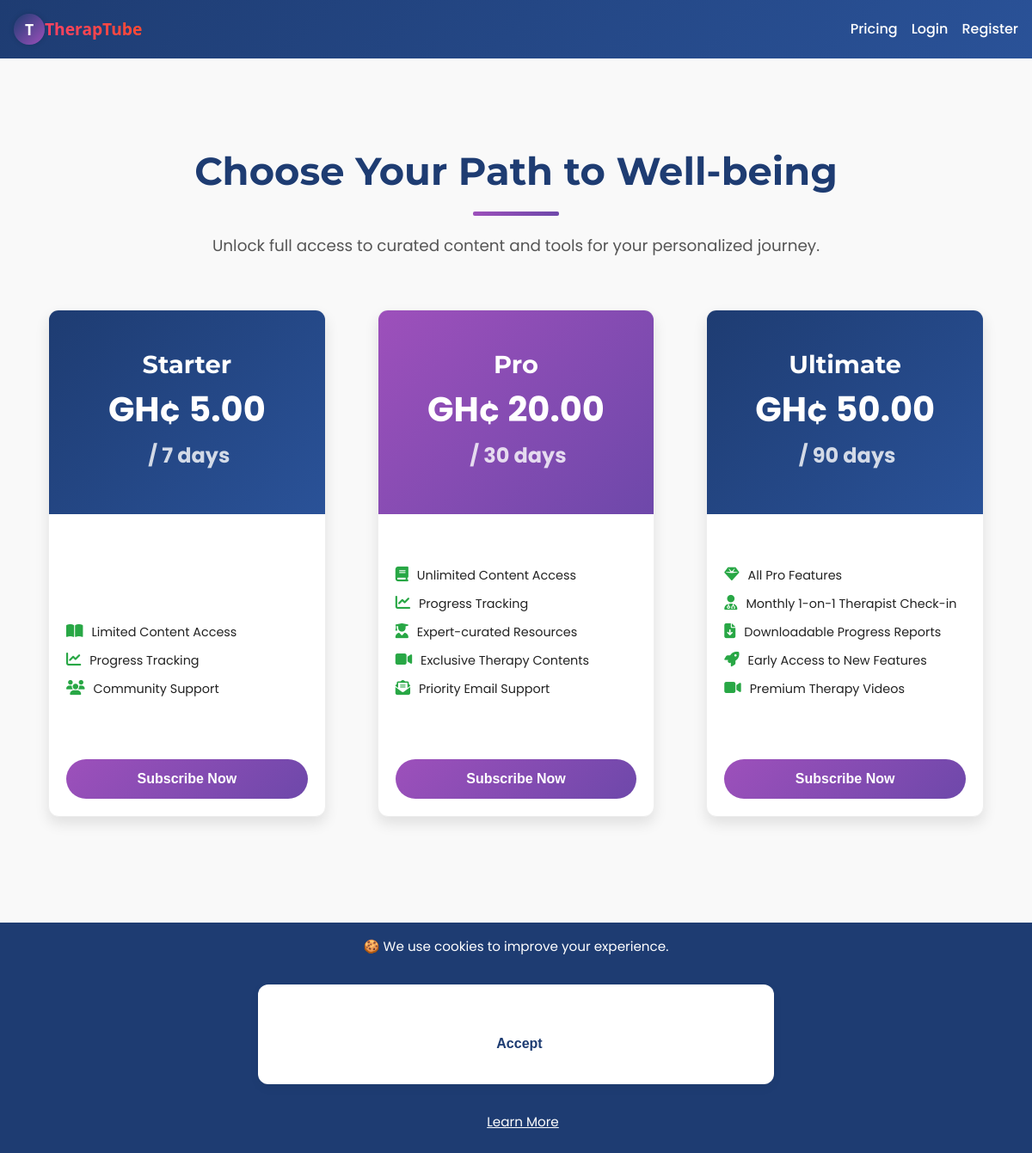
Before: /pricing with the older database file.
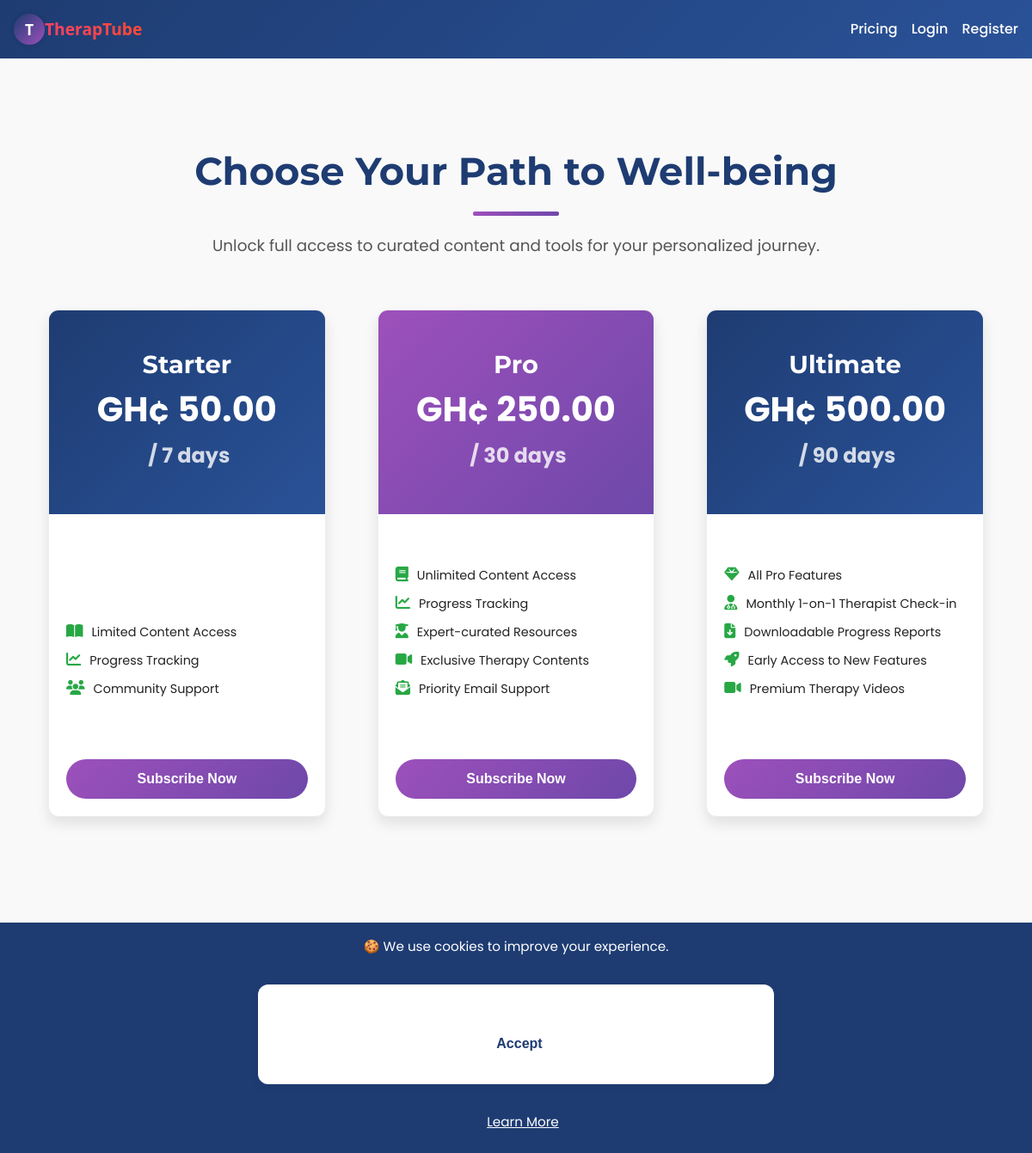
After: the same page with the newer database file.
### app.py (models this page shows)
class Plan(db.Model):
    id = db.Column(db.Integer, primary_key=True)
    name = db.Column(db.String(100), nullable=False)
    amount_pesewas = db.Column(db.Integer, nullable=False)  # 1000 = GHS 10
    interval_days = db.Column(db.Integer, nullable=False, default=30)
    is_active = db.Column(db.Boolean, default=True)

### app.py (the view)
@app.route("/pricing")
def pricing():
    plans = Plan.query.filter_by(is_active=True).all()
    current_utc_year = datetime.now(timezone.utc).year
    return render_template("pricing.html",
                            plans=plans,
                            current_year=current_utc_year,
                            taxonomy=TAXONOMY,
                            pub_key=app.config["PAYSTACK_PUB_KEY"])

### app.py (called while the page is built)
@app.context_processor
def inject_global_data():
    has_sub = False
    if current_user.is_authenticated:
        has_sub = has_active_subscription(current_user)
    return {
        'app_version': APP_VERSION,  # Assuming APP_VERSION is defined globally or from config
        'utc_now': datetime.now(timezone.utc),
        'has_active_subscription': has_active_subscription, # Make the function itself available
        'current_user': current_user, # Flask-Login usually injects this, but explicit is fine
        'user_has_active_subscription': has_sub # A boolean flag for simpler checks in templates
    }

### templates/pricing.html (shortened to what this page needs)
{% extends "base.html" %}
{% block content %}
<link rel="stylesheet" href="{{ url_for('static', filename='pricing_styles.css') }}">
<link rel="stylesheet" href="https://cdnjs.cloudflare.com/ajax/libs/font-awesome/6.5.0/css/all.min.css">
<section class="pricing-section">
    <h1 class="pricing-title">Choose Your Path to Well-being</h1>
    <p class="pricing-subtitle">Unlock full access to curated content and tools for your personalized journey.</p>
    <div class="plan-grid">
        {% for p in plans %}
            <div class="plan-card">
                <div class="plan-header">
                    <h3 class="plan-title">{{ p.name }}</h3>
                    <p class="plan-price">
                        <span>GH¢ {{ "%.2f"|format(p.amount_pesewas/100) }}</span>
                        <span class="plan-interval"> / {{ p.interval_days }} days</span>
                    </p>
                </div>
                <div class="plan-body">
                    <ul class="plan-features">
                        {% if p.name == "Starter" %}
                            <li><i class="fas fa-book-open"></i> Limited Content Access</li>
                            <li><i class="fas fa-chart-line"></i> Progress Tracking</li>
                            <li><i class="fas fa-users"></i> Community Support</li>
                        {% elif p.name == "Pro" %}
                            <li><i class="fas fa-book"></i> Unlimited Content Access</li>
                            <li><i class="fas fa-chart-line"></i> Progress Tracking</li>
                            <li><i class="fas fa-user-graduate"></i> Expert-curated Resources</li>
                            <li><i class="fas fa-video"></i> Exclusive Therapy Contents</li>
                            <li><i class="fas fa-envelope-open-text"></i> Priority Email Support</li>
                        {% elif p.name == "Ultimate" %}
                            <li><i class="fas fa-gem"></i> All Pro Features</li>
                            <li><i class="fas fa-user-md"></i> Monthly 1-on-1 Therapist Check-in</li>
                            <li><i class="fas fa-file-download"></i> Downloadable Progress Reports</li>
                            <li><i class="fas fa-rocket"></i> Early Access to New Features</li>
                            <li><i class="fas fa-video"></i> Premium Therapy Videos</li>
                        {% endif %}
                    </ul>
                </div>
                <div class="plan-footer">
                    <button
                        class="btn plan-subscribe-btn"
                        data-plan="{{ p.id }}"
                        data-amount="{{ p.amount_pesewas }}"
                        data-name="{{ p.name }}">
                        Subscribe Now
                    </button>
                </div>
            </div>
        {% endfor %}
    </div>
</section>
{% endblock %}

### templates/base.html (shortened to what this page needs)
<!doctype html>
<html lang="en">
<head>
    <link rel="stylesheet" href="{{ url_for('static', filename='style.css') }}">
    <link rel="stylesheet" href="https://cdnjs.cloudflare.com/ajax/libs/font-awesome/6.5.0/css/all.min.css">
</head>
<body>
    <nav class="navbar">
        <div class="nav-brand">
            {% if current_user.is_authenticated %}
                {% if current_user.role == 'client' %}
                    <a href="{{ url_for('client_dashboard') }}">
                        <div class="logo-circle animate-spin">
                            <span class="logo-text">T</span>
                        </div>
                        <span class="brand-text">TherapTube</span>
                    </a>
                {% elif current_user.role == 'therapist' %}
                    <a href="{{ url_for('therapist_dashboard') }}">
                        <div class="logo-circle animate-spin">
                            <span class="logo-text">T</span>
                        </div>
                        <span class="brand-text">TherapTube</span>
                    </a>
                {% else %}
                    <a href="{{ url_for('index') }}">
                        <div class="logo-circle animate-spin">
                            <span class="logo-text">T</span>
                        </div>
                        <span class="brand-text">TherapTube</span>
                    </a>
                {% endif %}
            {% else %}
                <a href="{{ url_for('index') }}">
                    <div class="logo-circle animate-spin">
                        <span class="logo-text">T</span>
                    </div>
                    <span class="brand-text">TherapTube</span>
                </a>
            {% endif %}
        </div>
        <div class="nav-links">
            <a href="{{ url_for('pricing') }}">Pricing</a>
            {% if current_user.is_authenticated %}
                <span class="user-greet">Hello, {{ current_user.username }}
                    {% if current_user.role == 'client' %}
                        {% if has_active_subscription(current_user) %}
                            <a href="{{ url_for('my_subscription') }}" class="sub-status active clickable-badge">
                                Subscribed
                            </a>
                        {% else %}
                            <a href="{{ url_for('my_subscription') }}" class="sub-status expired clickable-badge">
                                Expired
                            </a>
                            <a href="{{ url_for('pricing') }}" class="button subscribe-btn">Renew Plan</a>
                        {% endif %}
                    {% endif %}
                </span>
                {% if current_user.role == 'client' %}
                    <a href="{{ url_for('client_dashboard') }}">Dashboard</a>
                    {% if has_active_subscription(current_user) %}
                        <a href="{{ url_for('progress') }}">My Progress</a>
                        <a href="{{ url_for('recent') }}">Recently Watched</a>
                        <form action="{{ url_for('search') }}" method="get" class="search-form">
                            <input type="text" name="q" placeholder="Search…" value="{{ request.args.get('q','') }}">
                            <select name="condition" aria-label="Select a condition">
                                <option value="">Condition</option>
                                {% for c in taxonomy.conditions %}
                                    <option value="{{ c }}" {% if request.args.get('condition')==c %}selected{% endif %}>{{ c }}</option>
                                {% endfor %}
                            </select>
                            <select name="otpf_domain" aria-label="Select an OTPF domain">
                                <option value="">Domain</option>
                                {% for d in taxonomy.otpf_domains %}
                                    <option value="{{ d }}" {% if request.args.get('otpf_domain')==d %}selected{% endif %}>{{ d }}</option>
                                {% endfor %}
                            </select>
                            <button type="submit" class="search-btn">🔍</button>
                        </form>
                    {% endif %}
                {% elif current_user.role == 'therapist' %}
                    <a href="{{ url_for('therapist_dashboard') }}">Dashboard</a>
                    <a href="{{ url_for('upload') }}">Upload</a>
                    <form action="{{ url_for('search') }}" method="get" class="search-form">
                        <input type="text" name="q" placeholder="Search…" value="{{ request.args.get('q','') }}">
                        <select name="condition" aria-label="Select a condition">
                            <option value="">Condition</option>
                            {% for c in taxonomy.target_condition %}
                                <option value="{{ c }}" {% if request.args.get('condition')==c %}selected{% endif %}>{{ c }}</option>
                            {% endfor %}
                        </select>
                        <select name="otpf_domain" aria-label="Select an OTPF domain">
                            <option value="">Domain</option>
                            {% for d in taxonomy.otpf_domain %}
                                <option value="{{ d }}" {% if request.args.get('otpf_domain')==d %}selected{% endif %}>{{ d }}</option>
                            {% endfor %}
                        </select>
                        <button type="submit" class="search-btn">🔍</button>
                    </form>
                    <a href="{{ url_for('admin_dashboard') }}">Admin Panel</a>
                {% endif %}
                <a href="{{ url_for('logout') }}">Logout</a>
            {% else %}
                <a href="{{ url_for('login') }}">Login</a>
                <a href="{{ url_for('register') }}">Register</a>
            {% endif %}
        </div>
    </nav>
    <div class="container">
        {% block content %}{% endblock %}
    </div>
    <footer class="footer sticky-footer">
        <div class="footer-top">
            <span>&copy; {{ current_year }} TherapTube</span>
            <span>Version {{ app_version }}</span>
            <span>Designed by Atom De Legend</span>
            <span>
                <a href="mailto:info@example.com">Contact</a> |
                <a href="{{ url_for('privacy') }}">Privacy</a> |
                <a href="{{ url_for('terms') }}">Terms</a> |
                <a href="{{ url_for('cookies') }}">Cookies</a> |
                <a href="{{ url_for('about') }}">About</a>
            </span>
        </div>
    </footer>
    {% if not request.cookies.get('cookies_accepted') %}
        <div id="cookie-banner" class="cookie-banner">
            🍪 We use cookies to improve your experience.
            <form method="post" action="{{ url_for('accept_cookies') }}" class="cookie-inline-form">
                <button type="submit">Accept</button>
            </form>
            <a href="{{ url_for('cookies') }}">Learn More</a>
        </div>
    {% endif %}
</body>

### static/style.css (style rules this page uses)
:root { --color-primary: #1e3c72; --color-primary-light: #2a5298; --color-accent: #9d50bb; --color-accent-dark: #6e48aa; --color-bg: #f9f9f9; --color-text: #222; --color-white: #fff; --gradient-primary: linear-gradient(135deg, var(--color-primary), var(--color-primary-light)); --gradient-accent: linear-gradient(135deg, var(--color-accent), var(--color-accent-dark)); }
* { margin: 0; padding: 0; box-sizing: border-box; }
body { font-family: 'Segoe UI', sans-serif; background: var(--color-bg); color: var(--color-text); line-height: 1.6; }
a { text-decoration: none; color: var(--color-primary); transition: 0.3s ease; }
.container { max-width: 1200px; margin: auto; padding: 1rem; }
.navbar { background: var(--gradient-primary); padding: 1rem; display: flex; flex-wrap: wrap; align-items: center; justify-content: space-between; position: sticky; top: 0; z-index: 1000; }
.nav-brand { display: flex; align-items: center; gap: 0.5rem; }
.nav-brand a { display: flex; align-items: center; text-decoration: none; color: var(--color-primary); font-size: 1.4rem; font-weight: bold; }
.logo-circle { width: 36px; height: 36px; background: linear-gradient(135deg, var(--color-primary), var(--color-accent)); border-radius: 50%; display: flex; justify-content: center; align-items: center; box-shadow: 0 0 6px rgba(0,0,0,0.15); }
.logo-text { color: #fff; font-weight: bold; font-size: 1.1rem; font-family: 'Segoe UI', sans-serif; }
.animate-spin { animation: slowSpin 6s linear infinite; }
.brand-text { font-weight: bold; font-size: 1.2rem; background: linear-gradient(45deg, #ff416c, #ff4b2b); -webkit-background-clip: text; background-clip: text; -webkit-text-fill-color: transparent; font-family: 'Segoe UI', sans-serif; }
.nav-links { display: flex; flex-wrap: wrap; gap: 1rem; align-items: center; }
.nav-links a, .user-greet { color: var(--color-white); font-weight: 500; }
.footer { background: var(--gradient-accent); color: var(--color-white); text-align: center; padding: 1rem 0; margin-top: 2rem; }
.footer-top span { display: block; margin: 0.3rem 0; }
.footer-top a { color: var(--color-white); font-weight: 500; }
.container { padding-bottom: 120px; }
form { background: var(--color-white); max-width: 600px; margin: 2rem auto; padding: 2rem; border-radius: 12px; box-shadow: 0 4px 12px rgba(0,0,0,0.05); display: flex; flex-direction: column; gap: 1.25rem; }
button[type="submit"] { background: var(--gradient-primary); color: var(--color-white); padding: 0.75rem 1.5rem; border: none; border-radius: 8px; font-weight: bold; font-size: 1rem; cursor: pointer; transition: background 0.3s ease; }
.cookie-banner { position: fixed; bottom: 0; left: 0; width: 100%; height: 20%; background: var(--color-primary); color: #fff; padding: 1rem; text-align: center; z-index: 9999; font-size: 0.95rem; }
.cookie-banner button { margin-left: 0.5rem; margin-top: 1.3rem; background: #fff; color: var(--color-primary); border: none; padding: 0.4rem 0.8rem; border-radius: 4px; cursor: pointer; }
.cookie-banner a { color: #fff; margin-left: 1rem; text-decoration: underline; }

Changed rows visible on the page:
changed Plan "Starter": p.amount_pesewas/100 "5.00" → "50.00"
changed Plan "Pro": p.amount_pesewas/100 "20.00" → "250.00"
changed Plan "Ultimate": p.amount_pesewas/100 "50.00" → "500.00"
